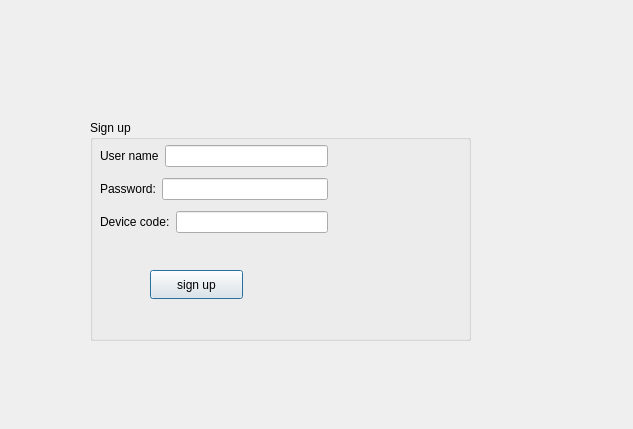
<?xml version="1.0" encoding="UTF-8"?>
<ui version="4.0">
 <class>signupwindow</class>
 <widget class="QDialog" name="signupwindow">
  <property name="geometry">
   <rect>
    <x>0</x>
    <y>0</y>
    <width>633</width>
    <height>429</height>
   </rect>
  </property>
  <property name="windowTitle">
   <string>Dialog</string>
  </property>
  <widget class="QGroupBox" name="groupBox">
   <property name="geometry">
    <rect>
     <x>90</x>
     <y>120</y>
     <width>381</width>
     <height>221</height>
    </rect>
   </property>
   <property name="title">
    <string>Sign up</string>
   </property>
   <widget class="QPushButton" name="pushButton_signup">
    <property name="geometry">
     <rect>
      <x>60</x>
      <y>150</y>
      <width>93</width>
      <height>29</height>
     </rect>
    </property>
    <property name="text">
     <string>sign up</string>
    </property>
   </widget>
   <widget class="QWidget" name="">
    <property name="geometry">
     <rect>
      <x>10</x>
      <y>20</y>
      <width>228</width>
      <height>100</height>
     </rect>
    </property>
    <layout class="QVBoxLayout" name="verticalLayout">
     <item>
      <layout class="QHBoxLayout" name="horizontalLayout">
       <item>
        <widget class="QLabel" name="label">
         <property name="text">
          <string>User name</string>
         </property>
        </widget>
       </item>
       <item>
        <widget class="QLineEdit" name="lineEdit_UsernameSignup"/>
       </item>
      </layout>
     </item>
     <item>
      <layout class="QHBoxLayout" name="horizontalLayout_2">
       <item>
        <widget class="QLabel" name="label_2">
         <property name="text">
          <string>Password:</string>
         </property>
        </widget>
       </item>
       <item>
        <widget class="QLineEdit" name="lineEdit_PasswordSignup"/>
       </item>
      </layout>
     </item>
     <item>
      <layout class="QHBoxLayout" name="horizontalLayout_3">
       <item>
        <widget class="QLabel" name="label_3">
         <property name="text">
          <string>Device code:</string>
         </property>
        </widget>
       </item>
       <item>
        <widget class="QLineEdit" name="lineEdit_DeviceCodeSignup"/>
       </item>
      </layout>
     </item>
    </layout>
   </widget>
  </widget>
 </widget>
 <resources/>
 <connections/>
</ui>
